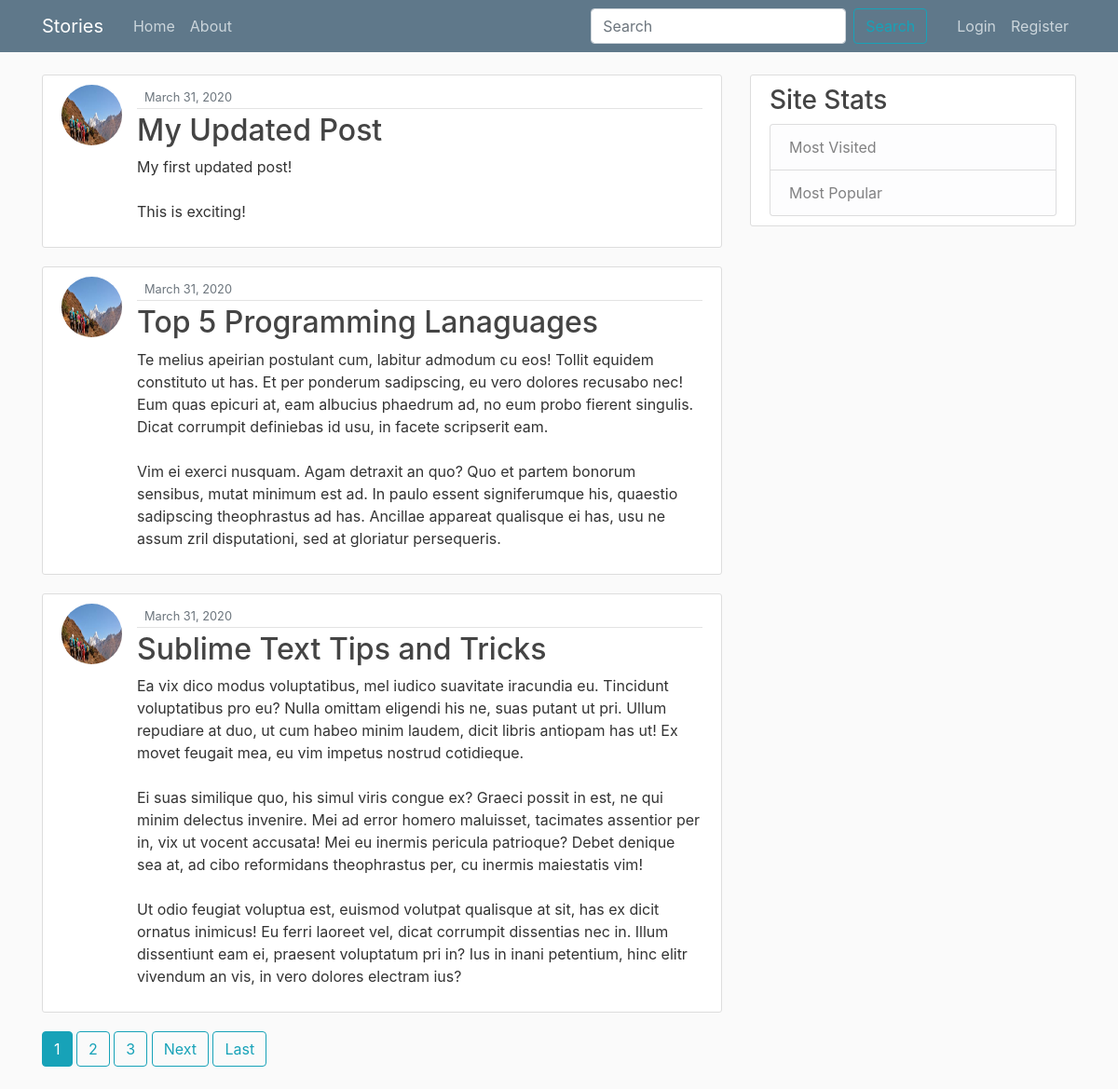
The page / on the database its author committed.
### blog/models.py (models this page shows, shortened)
class Post(models.Model):
    title = models.CharField(max_length=100)
    content = models.TextField()
    date_posted = models.DateTimeField(default=timezone.now)
    author = models.ForeignKey(User, on_delete=models.CASCADE)

### users/models.py (models this page shows, shortened)
class Profile(models.Model):
    user = models.OneToOneField(User, on_delete=models.CASCADE)
    image = models.ImageField(default='default.jpg', upload_to='profile_pics')

### blog/views.py (the view)
# urls.py: path('', PostListView.as_view(), name='blog-home'),
class PostListView(ListView):
    model = Post # query Post model in order to create list view
    template_name = 'blog/home.html' # <app>/<model>_<viewtype>.html
    context_object_name = 'posts'
    ordering = ['-date_posted']
    paginate_by = 3
    def get_queryset(self):
        from django.db.models import Q
        query = self.request.GET.get("search")
        if query:
            post_results = Post.objects.filter(
                Q(title__icontains=query) |
                Q(content__icontains=query)
            )
            return post_results
        return Post.objects.all()

### blog/templates/blog/home.html (shortened to what this page needs)
{% extends "blog/base.html" %}
{% block content %}
    {% if not posts %}
      <div class="content-section bg-info text-white">
        <legend class="border-bottom mb-4">No posts are created yet!!!</legend>
      </div>
    {% else %}
      {% for post in posts %}
          <article class="media content-section">
            <img class="rounded-circle article-img" src="{{ post.author.profile.image.url }}">
            <div class="media-body">
              <div class="article-metadata">
                <small class="text-muted">{{ post.date_posted|date:"F d, Y" }}</small>
              </div>
              <h2><a class="article-title" href="{% url 'post-detail' post.id %}">{{ post.title }}</a></h2>
              <p class="article-content">{{ post.content }}</p>
            </div>
          </article>
        {% endfor %}
      {% endif %}
    {% if is_paginated %}
      {% for num in page_obj.paginator.page_range %}
        {% if page_obj.number == num %}
          <a class="btn btn-info mb-4" href="?page={{ num }}">{{ num }}</a>
        {% elif num > page_obj.number|add:'-3' and num < page_obj.number|add:'3' %}
          <a class="btn btn-outline-info mb-4" href="?page={{ num }}">{{ num }}</a>
        {% endif %}
      {% endfor %}
      {% if page_obj.has_next %}
        <a class="btn btn-outline-info mb-4" href="?page={{ page_obj.next_page_number }}">Next</a>
        <a class="btn btn-outline-info mb-4" href="?page={{ page_obj.paginator.num_pages }}">Last</a>
      {% endif %}
  {% endif %}
{% endblock content %}

### blog/static/blog/main.css (style rules this page uses)
body { background: #fafafa; color: #333333; margin-top: 5rem; }
h1, h2, h3, h4, h5, h6 { color: #444444; }
.content-section { background: #ffffff; padding: 10px 20px; border: 1px solid #dddddd; border-radius: 3px; margin-bottom: 20px; }
.article-title { color: #444444; }
.article-content { white-space: pre-line; }
.article-img { height: 65px; width: 65px; margin-right: 16px; }
.article-metadata { padding-bottom: 1px; margin-bottom: 4px; border-bottom: 1px solid #e3e3e3 }

### rows shown on the page
Post: author.profile.image (placeholder picture), date_posted "March 31, 2020", title "My Updated Post", content "My first updated post! This is exciting!"
Post: author.profile.image (placeholder picture), date_posted "March 31, 2020", title "Top 5 Programming Lanaguages", content "Te melius apeirian postulant cum, labitur admodum cu eos! Tollit equidem constituto ut has. Et per ponderum sadipscing, eu vero dolores recusabo nec! Eum quas epicuri at, eam albucius phaedrum ad, no eum probo fierent singulis. Dicat corrumpit definiebas id usu, in facete scripserit eam. Vim ei exerci nusquam. Agam detraxit an quo? Quo et partem bonorum sensibus, mutat minimum est ad. In paulo essent signiferumque his, quaestio sadipscing theophrastus ad has. Ancillae appareat qualisque ei has, usu ne assum zril disputationi, sed at gloriatur persequeris."
Post: author.profile.image (placeholder picture), date_posted "March 31, 2020", title "Sublime Text Tips and Tricks", content "Ea vix dico modus voluptatibus, mel iudico suavitate iracundia eu. Tincidunt voluptatibus pro eu? Nulla omittam eligendi his ne, suas putant ut pri. Ullum repudiare at duo, ut cum habeo minim laudem, dicit libris antiopam has ut! Ex movet feugait mea, eu vim impetus nostrud cotidieque. Ei suas similique quo, his simul viris congue ex? Graeci possit in est, ne qui minim delectus invenire. Mei ad error homero maluisset, tacimates assentior per in, vix ut vocent accusata! Mei eu inermis pericula patrioque? Debet denique sea at, ad cibo reformidans theophrastus per, cu inermis maiestatis vim! Ut odio feugiat voluptua est, euismod volutpat qualisque at sit, has ex dicit ornatus inimicus! Eu…"

### other values the page prints
{{ num }} "1"
{{ num }} "2" "3"
